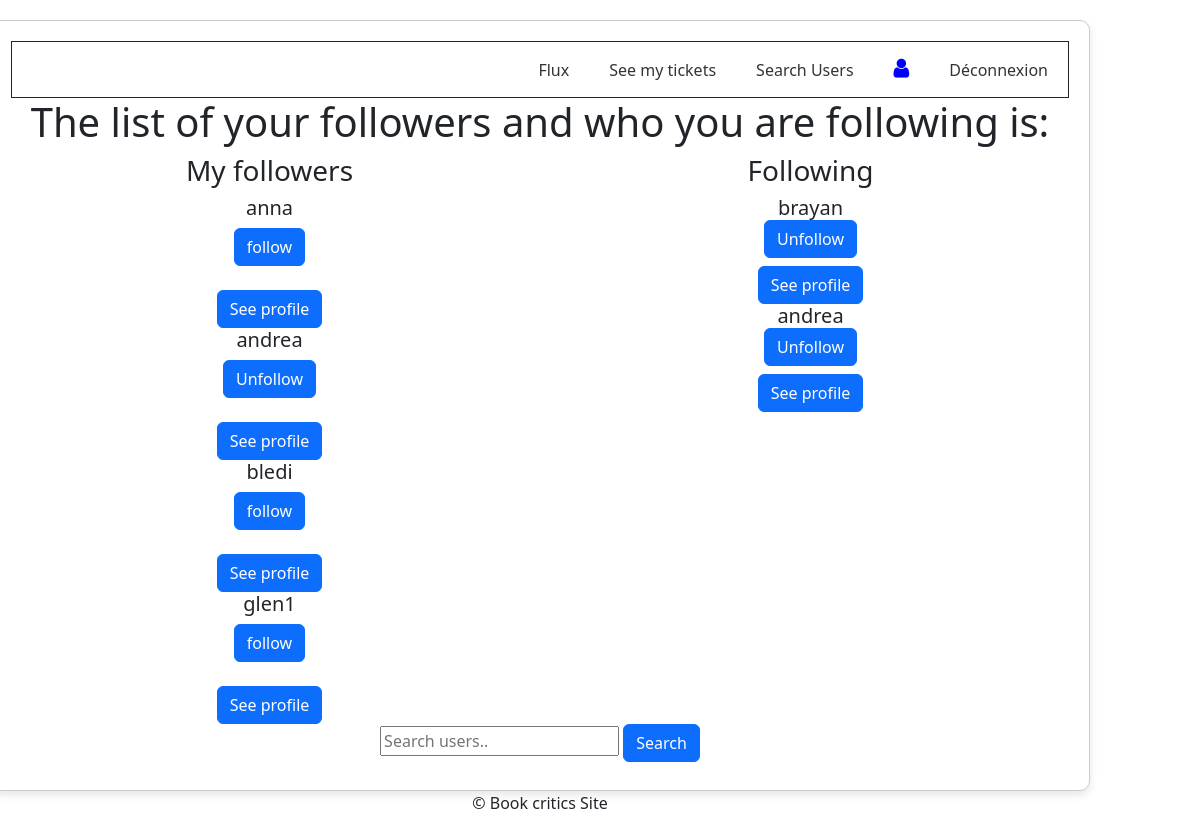
The page /users/ (signed in) on the database its author committed.
### book_critics_core/models.py (models this page shows)
class UserFollows(models.Model):
    uuid = models.UUIDField(primary_key=True,
                            unique=True,
                            default=uuid4,
                            editable=False)
    user = models.ForeignKey(settings.AUTH_USER_MODEL,
                             on_delete=models.CASCADE,
                             related_name='following',
                             verbose_name='utilisateur'
                             )
    followed_user = models.ForeignKey(settings.AUTH_USER_MODEL,
                                      on_delete=models.CASCADE,
                                      related_name='followed_user',
                                      verbose_name='utilisateur'
                                      )
    class Meta:
        constraints = [
            models.UniqueConstraint(fields=['user', 'followed_user'],
                                    name='unique_user_follow')]

class CustomUser(AbstractUser):
    uuid = models.UUIDField(primary_key=True,
                            unique=True,
                            default=uuid4,
                            editable=False)
    email = models.EmailField(max_length=100,
                              unique=True,
                              blank=True,
                              null=True,
                              verbose_name='email')

### book_critics_core/views.py (the view)
# urls.py: path('users/', views.all_users, name='all_users'),
@login_required(login_url='http://localhost:8000')
def all_users(request):
    actual_user = request.user
    followed_users, following_lst, followers = refacto_followers(actual_user)
    return render(request, 'users/all_users.html',
                  {
                    'follow_users': followed_users,
                    'followers': followers,
                    'following_lst': following_lst
                  }
                  )

### book_critics_core/views.py (called while the page is built)
def refacto_followers(user: CustomUser) -> tuple:
    follower_users = user.following.all()
    following_lst = [u.followed_user for u in follower_users]
    followers = user.followed_user.all
    return follower_users, following_lst, followers

### book_critics_core/templates/users/all_users.html (shortened to what this page needs)
{% extends 'base/base.html' %}
{% load static %}
{% block content %}
{% include 'base/navbar.html' %}
<h1> The list of your followers and who you are following is:</h1>
<div class="row">
    <div class="col-6">
        <h3> My followers</h3>
        {% for follower in followers %}
            <h5>{{follower.user.username}}</h5>
            {% if follower.user in following_lst %}
                <form action="{% url 'unfollow_user' %}", method="post">
                    <button type="submit" class="btn btn-primary">Unfollow</button>
                </form>
            {% else %}
                <form action="{% url 'follow_user' %}", method="post">
                    <button type="submit" class="btn btn-primary">follow</button>
                </form>
            {% endif %}</br>
            <a href="http://localhost:8000/my_tickets/{{follower.user.pk}}">
                <button type="submit" class="btn btn-primary">See profile</button>
            </a>
        {% endfor %}
    </div>
    <div class="col-6">
        <h3> Following</h3>
        {% for followed in follow_users %}
            <h5>
                {{followed.followed_user.username}}
                    <form action="{% url 'unfollow_user' %}", method="post">
                        <button type="submit" class="btn btn-primary">Unfollow</button>
                    </form>
            </h5>
            <a href="http://localhost:8000/my_tickets/{{followed.followed_user.pk}}">
                <button type="submit" class="btn btn-primary">See profile</button>
            </a>
        {% endfor %}
    </div>
</div>
<form action="{% url 'search_usr' %}" method='post'>
    <input type="text" name="init-username" id="search" placeholder="Search users..">
    <button type="submit" class="btn btn-primary">Search</button>
</form>
{% endblock %}

### book_critics_core/static/css/main.css (style rules this page uses)
body { display: flex; height: 100%; width: 90%; flex-direction: column; justify-content: center; align-items: center; text-align: center; margin: 0; }

### rows shown on the page
UserFollows: user.username "anna"
UserFollows: user.username "andrea"
UserFollows: user.username "bledi"
UserFollows: user.username "glen1"
UserFollows: followed_user.username "brayan"
UserFollows: followed_user.username "andrea"
